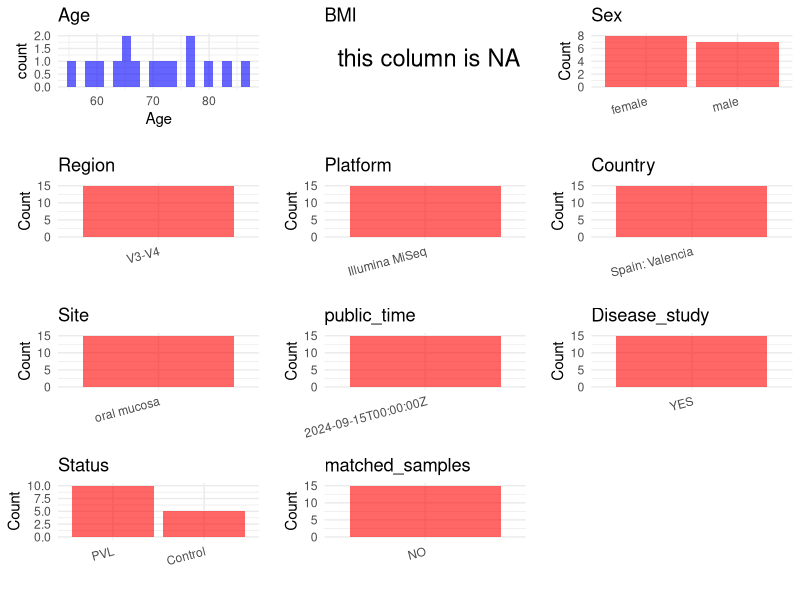

Source code (R): (Note: this script raises an error after producing the figure.)
## ---- chunk 1
# Load necessary libraries
library(dplyr)
library(ggplot2)
library(cowplot)
library(readxl)

# Set working directory (update this path to your local directory)
setwd("/home/dongbiao/word_embedding_microbiome/all_data/oral/global-oral-microbiome/data/projects/PRJNA663437")

# Read the initial metadata files
initial_meta<-read.csv("SraRunTable.csv")

head(initial_meta)
## ---- chunk 2
# Create a uniform metadata dataframe
metadata <- data.frame(
  BioProject = initial_meta$BioProject,
  Run = initial_meta$Run,
  sample_name = initial_meta$Sample.Name,
  Age = initial_meta$Host_Age,
  BMI = NA,
  Sex = initial_meta$host_sex, 
  Region = "V3-V4",
  Platform = initial_meta$Instrument,
  Country = initial_meta$geo_loc_name,
  Site = initial_meta$env_broad_scale,
  public_time = initial_meta$ReleaseDate,
  stringsAsFactors = FALSE
)
metadata<-unique(metadata)
## ---- chunk 3
# Add information obtained from the publication
metadata$PCR_primers <- "F: 5′-TCGTCGGCAGCGTCAGATGTGTATAAGAGACAG-3′; R: 5′-GTCTCGTGGGCTCGGAGATGTGTATAAGAGACAG-3'"
metadata$title <- "Oral microbiome in Proliferative Verrucous Leukoplakia exhibits loss of diversity and enrichment of pathogens"
metadata$Disease_study <- "YES"

# Assign disease status based on sample_name patterns
metadata$Status <- initial_meta$host_phenotype
metadata$matched_samples <- "NO"
## ---- chunk 4
# Check the number of unique runs and sample names
print(paste("Number of unique runs:", length(unique(metadata$Run))))
print(paste("Number of unique sample names:", length(unique(metadata$sample_name))))
## ---- chunk 5
# Select columns for visualization
plot_data <- metadata %>%
  select(-BioProject, -Run, -sample_name, -title)

# Function to create simple plots for each column
create_simple_plots <- function(data) {
  plots <- list()
  
  for (col in colnames(data)) {
    # Check if the column is all NA
    if (all(is.na(data[[col]]))) {
      # Create an empty plot with text indicating all NA
      p <- ggplot() +
        annotate("text", x = 0.5, y = 0.5, label = "this column is NA", size = 6) +
        labs(title = col) +
        theme_void()
    } else if (is.numeric(data[[col]])) {
      # Numeric variable: histogram
      p <- ggplot(data, aes(x = .data[[col]])) +
        geom_histogram(fill = "blue", alpha = 0.6, bins = 20, na.rm = TRUE) +
        labs(title = col) +
        theme_minimal()
    } else {
      # Categorical variable: bar plot (remove NA values)
      count_data <- as.data.frame(table(data[[col]], useNA = "ifany"))
      p <- ggplot(count_data, aes(x = reorder(Var1, -Freq), y = Freq)) +
        geom_col(fill = "red", alpha = 0.6) +
        labs(title = col, x = NULL, y = "Count") +
        theme_minimal() +
        theme(axis.text.x = element_text(angle = 15, hjust = 1))
    }
    plots[[col]] <- p
  }
  
  return(plots)
}

# Generate and arrange plots
plots <- create_simple_plots(plot_data)
p<-plot_grid(plots$Age, 
          plots$BMI, 
          plots$Sex, 
          plots$Region, 
          plots$Platform, 
          plots$Country, 
          plots$Site,
          plots$public_time, 
          plots$Disease_study,
          plots$Status,
          plots$matched_samples,# add 
          ncol = 3, align = "hv", axis = "lb")
ggsave("Metadata_Summary.png", plot = p, width = 8, height = 6, dpi = 150)
## ---- chunk 6
knitr::include_graphics("Metadata_Summary.png")
## ---- chunk 7
# Reorder columns to match the desired format
metadata <- metadata[, c(
  "BioProject", "Run", "sample_name", "Age", "BMI", "Sex", 
  "Region", "Platform", "Country", "Site", "public_time", 
  "PCR_primers", "title", "Disease_study", "Status","matched_samples"
)]

# Export the uniform metadata to a CSV file
metadata<-unique(metadata)
write.csv(metadata, file = "metadata.csv", quote = FALSE)
head(metadata)
